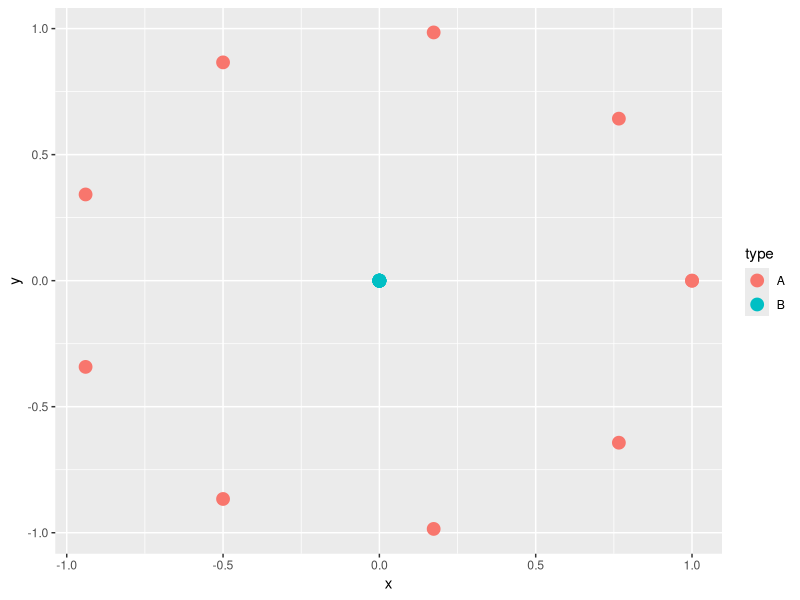
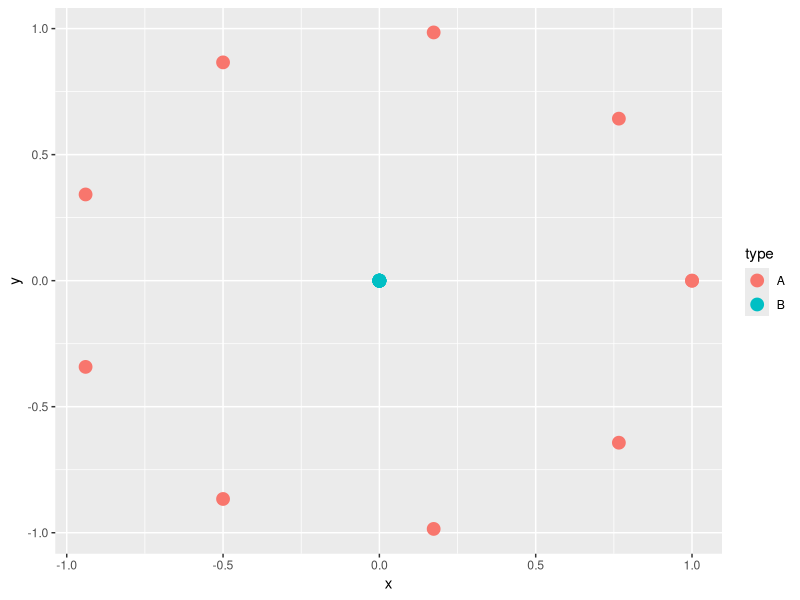

The R source for these figures, in order: (Note: this script raises an error after producing the figures.)
library(dplyr)
library(gganimate)

N <- 10
theta <- seq(0, 2*pi, length=N)
x <- cos(theta)
y <- sin(theta)
df1 <- data.frame(x, y, time = 1:N, type = "A")
df2 <- data.frame(x = 0, y = 0, time = 1:N, type = "B")
df <- bind_rows(df1, df2) %>%
  mutate(type = factor(type))

# static plot
df %>%
  ggplot(aes(x, y, col = type)) +
  geom_point(size=4)

ggsave("fig/circle2.png", width = 4, height = 3)

# animated plot
p <- df %>%
  ggplot(aes(x, y, group = time, col=type)) +
  geom_point(size=4) +
  transition_states(type, 
                    transition_length = 3, 
                    state_length = 1) +
  labs(title = "prev_state: {previous_state}, closest_state: {closest_state}, transitioning: {transitioning}")

animate(p, nframes = 25, width = 300, height = 250)

anim_save("fig/circle2.gif")
